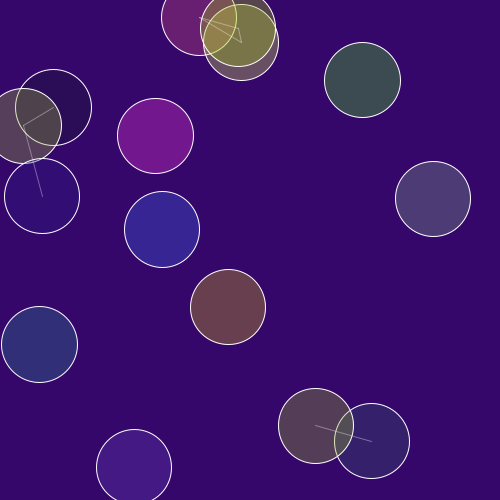
Frame 1 (no input)
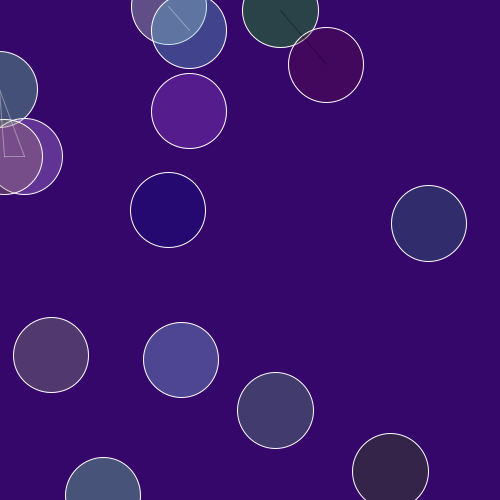
Frame 60 (the mouse pressed at the canvas centre just before this capture)
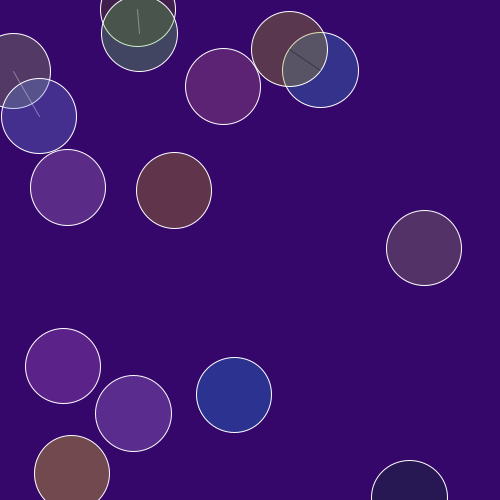
Frame 120 (the mouse held since frame 60 and released just before this capture)

The Processing sketch that drew these frames (run headless with seeded random() and noise(); from frame 60 on, the mouse is pressed at the canvas centre):

// Processing sketch: processing_153204
// ── processing_153204.pde

/*kjm 
*Future Learn Monash Creative Coding
*Week 3 array of ellipses starting in a random positiom
*Moving in a random direction
*Reversing direction at edge of screen
*Drawing a line between centre points if overlapping. White or black if evnen or odd
*/

float[] xEllipse; //x position of ellipse
float[] yEllipse; // y position of ellipse
float rad; //radius of ellipse
float[] dxEllipse; // small change in x
float[] dyEllipse; // small change in y 
float speedx; // speed of circles not used
float speedy; // not used
float proximity; // if distance between two ellipses < proximity do something



int numArray;


void setup() {
  size (500, 500);
  
  numArray = 15; //100;
  
  xEllipse = new float[numArray]; // x position of ellipse
  yEllipse = new float[numArray]; // y position of ellipse
  rad = random(30,100);
  dxEllipse = new float[numArray];
  dyEllipse = new float[numArray];
  
  proximity = rad; // white line if circles overlap. 

    
  for (int i = 0; i<numArray; i++) {
    
    xEllipse[i] = random(10, (width-10));
    yEllipse[i] = random(10, (height-10));
    dxEllipse[i] = random (-1,1);
    dyEllipse[i] = random (-1,1);
    
   frameRate (20);   
  }
  
}

void draw () {
  background (#36076A); //(#501DCB);
  
  
  for (int i =0; i<numArray; i++) {
    xEllipse[i] += dxEllipse[i];
    yEllipse[i] += dyEllipse[i];


// bounce off the sides of the window
    if (xEllipse[i] > width  || xEllipse[i] < 0 ) {
      dxEllipse[i] = dxEllipse[i] > 0 ? -random(1) : random(1);
    }

    if (yEllipse[i] > height || yEllipse[i] < 0 ) {
      dyEllipse[i] = dyEllipse[i] > 0 ? -random(1) : random(1);
    }    
    
    stroke(255); // white outline to ellipses
    fill (random(255),random(255),random(255),80); // inside this loop each ellipse a different colour
   
    ellipse(xEllipse[i],yEllipse[i], rad,rad); // draw ellipse random size and position
  } 
    // draw line between midpoint of ellipses
    for (int i=0; i<numArray; i++) {
      for (int j=0; j<i; j++) {
        float dist = dist(xEllipse[i], yEllipse[i], xEllipse[j], yEllipse[j]);
        if (dist < proximity) {
          if (i%2 == 0 || j%2==0) {
            stroke(255,255,255, 90); // white line if even opacity 90
          } 
          else {
            stroke(0,0,0,90); // black line if odd opacity 90
          }
          line(xEllipse[i], yEllipse[i], xEllipse[j], yEllipse[j]  );
        }
      } 
  
   } 

}
